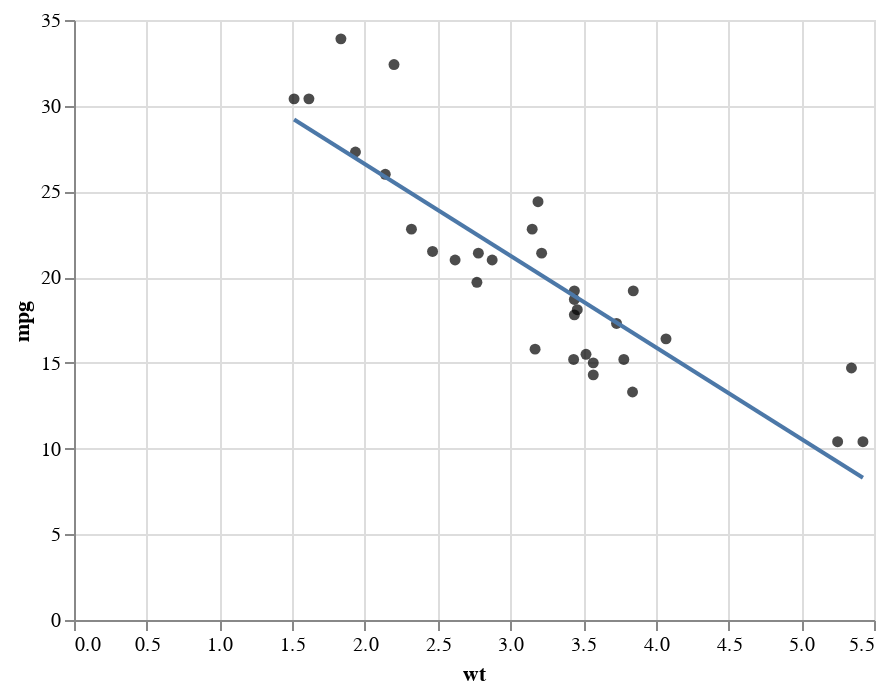

Notebook code cell kept with this figure:
### Markdown cell above
Many factors may have impact on the fuel efficiency in an automobile. It's usually a good idea to generate a data visualization to show the relationship between your variables. Below, we visualize the relationship between the two variables in the dataset (`wt` and `hp`) and our measure for fuel efficiency (`mpg`):

### Code cell
base = alt.Chart(cars_df).mark_circle(color="black").encode(
    alt.X("wt"), alt.Y("mpg")
)

# Create regression line
linear_fit = base.transform_regression(
    "wt", "mpg", method="linear"
).mark_line()

base + linear_fit

### Figure 1 — Vega-Lite specification as saved in the notebook (floating-point values rounded to 4 significant figures)
{"config": {"view": {"continuousWidth": 400, "continuousHeight": 300}}, "layer": [{"mark": {"type": "circle", "color": "black"}, "encoding": {"x": {"type": "quantitative", "field": "wt"}, "y": {"type": "quantitative", "field": "mpg"}}}, {"mark": "line", "encoding": {"x": {"type": "quantitative", "field": "wt"}, "y": {"type": "quantitative", "field": "mpg"}}, "transform": [{"on": "wt", "regression": "mpg", "method": "linear"}]}], "data": {"name": "data-72773ff55fd34acc5a62b75c5677e9e1"}, "$schema": "https://vega.github.io/schema/vega-lite/v4.8.1.json", "datasets": {"data-72773ff55fd34acc5a62b75c5677e9e1": [{"mpg": 21.0, "hp": 110, "wt": 2.62}, {"mpg": 21.0, "hp": 110, "wt": 2.875}, {"mpg": 22.8, "hp": 93, "wt": 2.32}, {"mpg": 21.4, "hp": 110, "wt": 3.215}, {"mpg": 18.7, "hp": 175, "wt": 3.44}, {"mpg": 18.1, "hp": 105, "wt": 3.46}, {"mpg": 14.3, "hp": 245, "wt": 3.57}, {"mpg": 24.4, "hp": 62, "wt": 3.19}, {"mpg": 22.8, "hp": 95, "wt": 3.15}, {"mpg": 19.2, "hp": 123, "wt": 3.44}, {"mpg": 17.8, "hp": 123, "wt": 3.44}, {"mpg": 16.4, "hp": 180, "wt": 4.07}, {"mpg": 17.3, "hp": 180, "wt": 3.73}, {"mpg": 15.2, "hp": 180, "wt": 3.78}, {"mpg": 10.4, "hp": 205, "wt": 5.25}, {"mpg": 10.4, "hp": 215, "wt": 5.424}, {"mpg": 14.7, "hp": 230, "wt": 5.345}, {"mpg": 32.4, "hp": 66, "wt": 2.2}, {"mpg": 30.4, "hp": 52, "wt": 1.615}, {"mpg": 33.9, "hp": 65, "wt": 1.835}, {"mpg": 21.5, "hp": 97, "wt": 2.465}, {"mpg": 15.5, "hp": 150, "wt": 3.52}, {"mpg": 15.2, "hp": 150, "wt": 3.435}, {"mpg": 13.3, "hp": 245, "wt": 3.84}, {"mpg": 19.2, "hp": 175, "wt": 3.845}, {"mpg": 27.3, "hp": 66, "wt": 1.935}, {"mpg": 26.0, "hp": 91, "wt": 2.14}, {"mpg": 30.4, "hp": 113, "wt": 1.513}, {"mpg": 15.8, "hp": 264, "wt": 3.17}, {"mpg": 19.7, "hp": 175, "wt": 2.77}, {"mpg": 15.0, "hp": 335, "wt": 3.57}, {"mpg": 21.4, "hp": 109, "wt": 2.78}]}}
